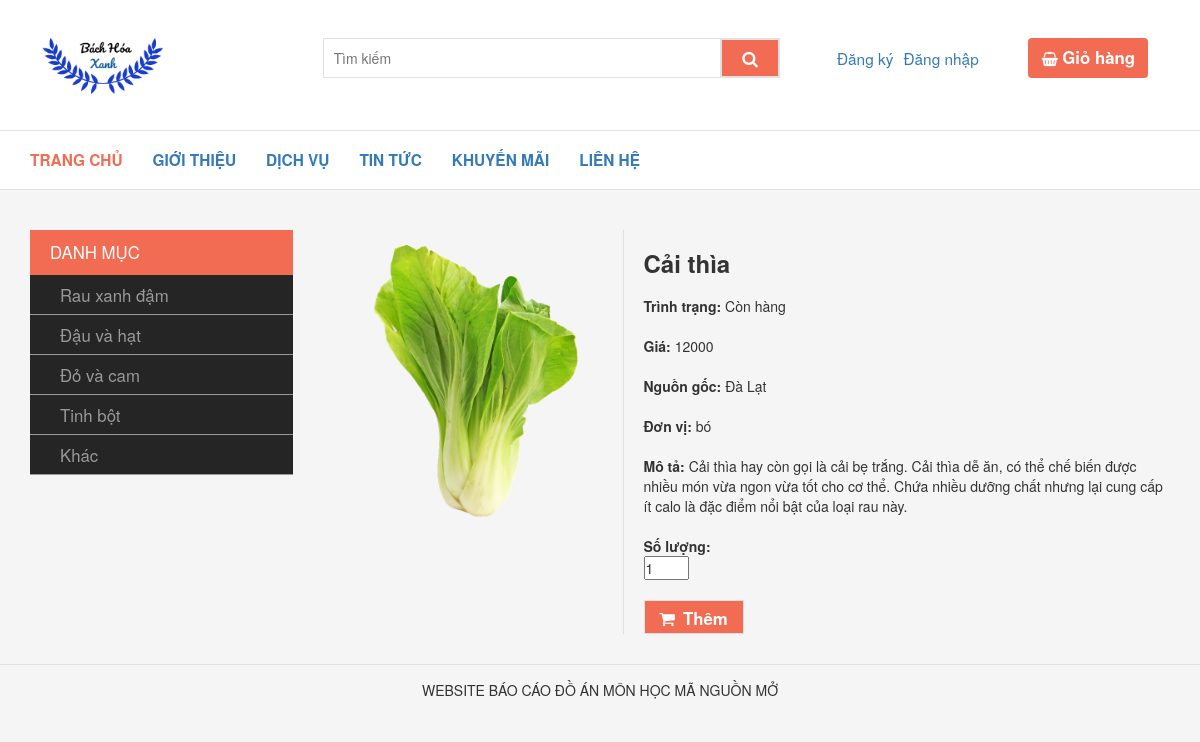
The page /lsproduct/detail/1 on the database its author committed.
### tables this page shows
CREATE TABLE `products` (
  `id` int(11) NOT NULL,
  `product_name` varchar(100) NOT NULL,
  `picture` varchar(100) DEFAULT NULL,
  `origin` varchar(100) NOT NULL,
  `unit_price` int(12) NOT NULL,
  `unit` varchar(20) NOT NULL,
  `stock` float NOT NULL,
  `supplier_id` int(11) NOT NULL,
  `description` text NOT NULL,
  `category_id` int(11) NOT NULL
);

### libs/view.php (called while the page is built, shortened)
<?php
class View
{
  public function RenderCustomer($name, $data = false)
  {
      require_once 'views/header.php';
      require_once 'views/'. $name . '.php';
      require_once 'views/footer.php';
  }
}

### controllers/lsproductController.php (called while the page is built, shortened)
<?php
class lsproductController extends Controller
{
  public function detail($id = null)
  {
    $data = $this->model->getProductById($id);
    $data = array_shift($data);
    $this->view->RenderCustomer('detail/index',$data);
  }
}

### index.php (called while the page is built, shortened)
<?php
require 'libs/model.php';
require 'libs/view.php';
require 'libs/database.php';
$app = new Bootstrap();

### libs/database.php (called while the page is built, shortened)
<?php
class Database extends PDO
{
	public function select($sql, $array = array() , $fetchMode = PDO::FETCH_ASSOC	)
	{
		$sth = $this ->prepare($sql);
		foreach ($array as $key => $value) {
			$sth->bindValue("$key",$value);
		}
		$sth->execute();
		return $sth ->fetchAll($fetchMode);
	}
}

### models/lsproductModel.php (called while the page is built, shortened)
<?php
class lsproductModel extends Model
{
  public function getProductById($id)
  {
    $query = "SELECT * FROM products WHERE id = :id ";
    $array = array(':id' => $id);
    $result = $this->db->select($query, $array);
    return $result;
  }
}

### libs/model.php (called while the page is built)
<?php
class Model
{
  function __construct()
  {
    $this->db = new Database(DB_TYPE, DB_HOST, DB_NAME, DB_USER, DB_PASS);
  }
}

### views/detail/index.php (the view)
<section class="section-1">
  <div class="container margin-section">
    <div class="row">
      <div class="col-md-3">
        <div>
          <div class="section-title">
            <span>Danh mục</span>
          </div>
          <div class="section-menu">
            <ul>
              <li>
                <a href="<?php echo URL ?>lsproduct/view/1">Rau xanh đậm</a>
              </li>
              <li>
                <a href="<?php echo URL ?>lsproduct/view/2">Đậu và hạt</a>
              </li>
              <li>
                <a href="<?php echo URL ?>lsproduct/view/3">Đỏ và cam</a>
              </li>
              <li>
                <a href="<?php echo URL ?>lsproduct/view/4">Tinh bột</a>
              </li>
              <li>
                <a href="<?php echo URL ?>lsproduct/view/5">Khác</a>
              </li>
            </ul>
          </div>
        </div>
      </div>
      <div class="col-md-9">
          <div class="detail-item">
              <div class="img-item">
                  <img src="<?php echo URL.$data['picture'] ?>" alt="<?php echo $data['product_name'] ?>">
              </div>
              <div class="info-item">
                  <div>
                      <h3><?php echo $data['product_name'] ?></h3>
                  </div>
                  <div>
                      <span>Trình trạng:</span>
                      <span><?php if ($data['stock']) {
                            echo "Còn hàng";
                      }else {
                          echo "Hết hàng";
                      }
                     ?></span>
                  </div>
                  <div>
                    <span>Giá:</span>
                      <span><?php echo $data['unit_price'] ?></span>
                  </div>
                  <div>
                    <span>Nguồn gốc:</span>
                      <span><?php echo $data['origin'] ?></span>
                  </div>
                  <div>
                    <span>Đơn vị:</span>
                      <span><?php echo $data['unit'] ?></span>
                  </div>
                  <div>
                    <span>Mô tả:</span>
                      <span><?php echo $data['description'] ?></span>
                  </div>
                  <div class="">
                    <span>Số lượng:</span>
                      <div class="quantity">
                          <input type="number" min="1" max="9" step="1" value="1">
                      </div>
                  </div>
                  <div class="cart-detail">
                    <a href="<?php echo URL . 'cart/addCart/'.$value["id"]?>" ><i class="fa fa-shopping-cart" aria-hidden="true"></i><span>Thêm</span></a>
                  </div>
              </div>
          </div>
      </div>
    </div>
  </div>
</section>

### public/css/style.css (style rules this page uses)
* { margin: 0; padding: 0; box-sizing: border-box; }
li { list-style-type: none; }
body { background-color: #f5f5f5; }
.margin-section { margin-top: 40px; }
.section-1, .section-2 { margin-bottom: 30px; }
.section-title { text-transform: uppercase; background-color: #f16c52; color: #fff; font-size: 1.2em; padding-left: 20px; height: 45px; line-height: 45px; font-weight: 500; }
.section-menu ul li { border-bottom: 1px solid #9b9898; height: 40px; line-height: 40px; padding-left: 30px; }
.section-menu { background-color: #252525; }
.section-menu a { color: #9b9898; display: block; font-size: 1.2em; font-weight: 500; }
.margin-section img { width: 130px; height: 130px; }
.detail-item { display: flex; justify-content: start; }
.img-item img { width: 300px !important; height: 300px !important; }
.info-item { padding-left: 20px; border-left: 1px solid #e1e1e1; }
.info-item h3 { font-weight: 600; }
.info-item>div { margin-top: 20px; }
.info-item>div>span:first-child { font-weight: 600; }
.cart-detail a { display: block; width: 100px; height: 34px; line-height: 34px; border: 1px solid #e1e1e1; color: #fff; background-color:#f16c52; font-size: 1.2em; text-align: center; font-weight: 600; }
.cart-detail span { margin-left: 8px; }

### rows shown on the page
products: picture (picture), product_name "Cải thìa", unit_price "12000", origin "Đà Lạt", unit "bó", description "Cải thìa hay còn gọi là cải bẹ trắng. Cải thìa dễ ăn, có thể chế biến được nhiều món vừa ngon vừa tốt cho cơ thể. Chứa nhiều dưỡng chất nhưng lại cung cấp ít calo là đặc điểm nổi bật của loại rau này."
